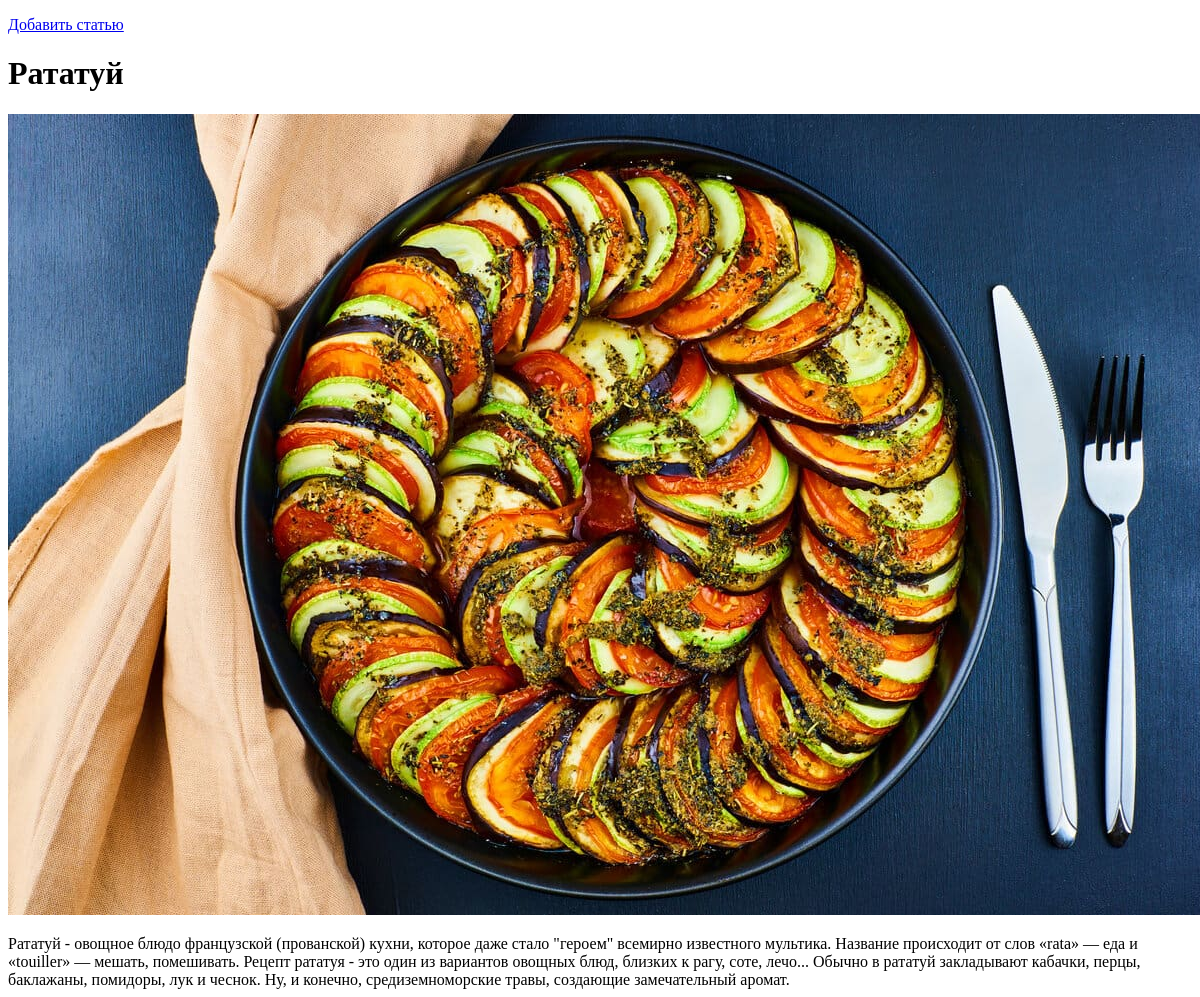
The app's page /recipe/ratatyi/ with its own data.
### main/models.py (models this page shows, shortened)
class Recipe(models.Model):
    title = models.CharField(max_length=150)
    slug = models.SlugField(max_length=255, unique=True, db_index=True)
    content = models.TextField()
    photo = models.ImageField(upload_to='photos/')
    time_create = models.DateTimeField(auto_now_add=True)
    is_published = models.BooleanField(default=True)
    category = models.ForeignKey('Categories', on_delete=models.PROTECT)
    class Meta:
        verbose_name = 'Рецепты'
        verbose_name_plural = 'Рецепты'
        ordering = ['-time_create', 'title']

### main/views.py (the view)
# urls.py: path('recipe/<slug:recipe_slug>/', show_recipe, name='recipe'),
def show_recipe(request, recipe_slug):
    post = get_object_or_404(Recipe, slug=recipe_slug)
    context = {
        'post': post,
        'title': post.title,
        'category_selected': post.category_id,
    }
    return render(request, 'main/post.html', context=context)

### main/templates/main/post.html
{% extends 'main/recipes.html' %}
{% block content %}
<h1>{{post.title}}</h1>
{% if post.photo %}
<p><img src="{{post.photo.url}}" alt="photo"></p>
{% endif %}
{{post.content}}
{% endblock %}

### records on screen
Recipe: title "Рататуй", photo (picture), content "Рататуй - овощное блюдо французской (прованской) кухни, которое даже стало \"героем\" всемирно известного мультика. Название происходит от слов «rata» — еда и «touiller» — мешать, помешивать. Рецепт рататуя - это один из вариантов овощных блюд, близких к рагу, соте, лечо... Обычно в рататуй закладывают кабачки, перцы, баклажаны, помидоры, лук и чеснок. Ну, и конечно, средиземноморские травы, создающие замечательный аромат."
